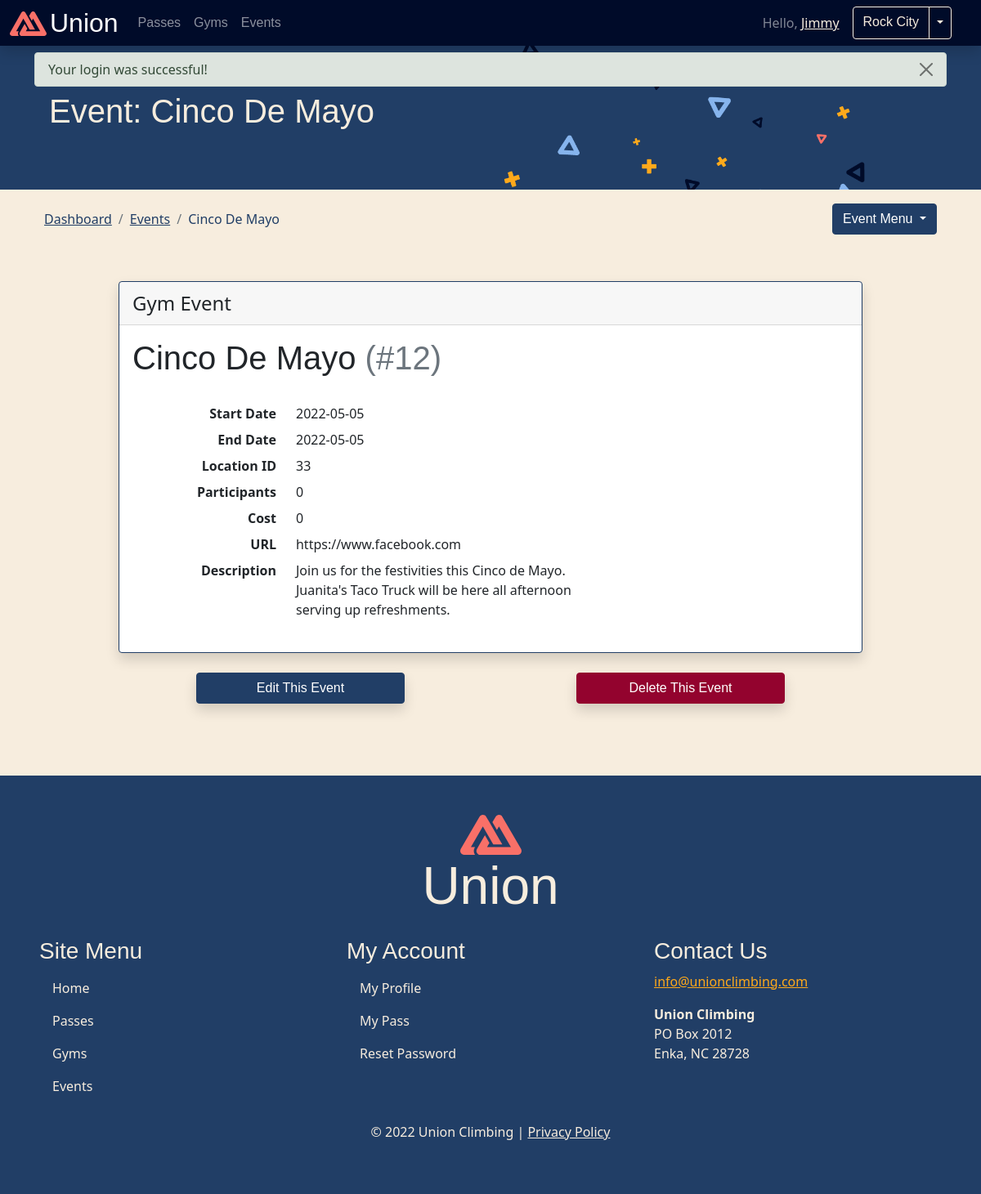
/app/shared/events/view.php?id=12 (signed in), run on the app's committed database.
### tables this page shows
CREATE TABLE `events` (
  `id` int(11) NOT NULL,
  `start_date` date DEFAULT NULL,
  `end_date` date DEFAULT NULL,
  `location_id` smallint(4) DEFAULT NULL,
  `event_name` varchar(64) DEFAULT NULL,
  `participants` smallint(3) NOT NULL DEFAULT 999,
  `cost` decimal(5,2) NOT NULL DEFAULT 0.00,
  `url` varchar(128) DEFAULT NULL,
  `photo_data` longtext NOT NULL DEFAULT '"/public/upload/event/default.png"',
  `description` tinytext DEFAULT NULL
);

### private/classes/DatabaseObject.class.php (called while the page is built, shortened)
<?php
class DatabaseObject {
  static protected $database;
  static protected $table_name = "";
  static public function set_database($database) {
    self::$database = $database;
  }
  static public function find_by_sql($sql) {
    $result = self::$database->query($sql);
    $object_array = [];
    while($record = $result->fetch_assoc()) {
      $object_array[] = static::instantiate($record);
    }
    return $object_array;
  }
  static public function find_by_id($id) {
    $sql = "SELECT * FROM " . static::$table_name . " ";
    $sql .= "WHERE id='" . self::$database->escape_string($id) . "'";
    $obj_array = static::find_by_sql($sql);
    if(!empty($obj_array)) {
      return array_shift($obj_array);
    } else {
      return false;
    }
  }
  static protected function instantiate($record) {
    $object = new static;
    foreach($record as $property => $value) {
      if(property_exists($object, $property)) {
        $value = isJSON($value) ? json_decode($value) : $value;
        $object->$property = $value;
      }
    }
    return $object;
  }
}
?>

### private/functions.php (called while the page is built, shortened)
<?php
function url_for($script_path) {
  if($script_path[0] != '/') {
    $script_path = "/" . $script_path;
  }
  return WWW_ROOT . $script_path;
}
function u($string="") {
  return h(urlencode($string));
}
function h($string="") {
  return htmlspecialchars($string);
}
function d($string="") {
  if ($string == "") {
    return '-';
  } else {
    return htmlspecialchars($string);
  }
}
function isJSON($string){
  return json_last_error() === JSON_ERROR_NONE;
}
?>

### private/initialize.php (called while the page is built, shortened)
<?php
  require_once('functions.php');
  require_once('status_error_functions.php');
  $session = new Session;
?>

### private/classes/Session.class.php (called while the page is built, shortened)
<?php
class Session {
  private function check_stored_login() {
    if(isset($_SESSION['user_id'])) {
      $this->user_id = $_SESSION['user_id'];
      $this->access_abv = $_SESSION['access_abv'];
    }
  }
  public function dashboard() {
        return url_for('/app/dashboard/index.php');
  }
}
?>

### private/classes/Permission.class.php (called while the page is built, shortened)
<?php
class Permission extends DatabaseObject {
  public static function test_location_user_permission($location_id, $user_id, $permission_abv){
    $sql = "SELECT group_permissions.location_id FROM group_permissions JOIN group_users ON group_permissions.group_id = group_users.group_id WHERE group_permissions.location_id='" . parent::$database->escape_string($location_id) . "' AND group_users.user_id='" . parent::$database->escape_string($user_id) . "' AND group_permissions.permission_abv='" . parent::$database->escape_string($permission_abv) . "'";
    $result = self::$database->query($sql);
    if($result->num_rows >0) {
      return true;
    } else {
    return false;
    }
  }
}

### public/app/shared/events/view.php (the view, shortened to what this page needs)
<?php
require_once($_SERVER['DOCUMENT_ROOT'] . '/private/initialize.php');
$id = $_GET['id'];
$event = Event::find_by_id($id);
$page_title = 'Event: ' . h($event->event_name);
include(SHARED_PATH . '/user-header.php');
?>
<header>
  <div class="p-5 bg-primary text-light">
    <div class="container-fluid py-3">
      <h1><?= $page_title ?></h1>
    </div>
  </div>
  <div class="container-md p-4">
    <div class="row justify-content-between">
      <nav aria-label="breadcrumb" class="col-auto">
        <ol class="breadcrumb">
          <li class="breadcrumb-item"><a class="link-primary" href="<?= $session->dashboard(); ?>">Dashboard</a></li>
          <li class="breadcrumb-item"><a class="link-primary" href="<?= url_for('app/shared/events/events.php'); ?>">Events</a></li>
          <li class="breadcrumb-item active text-primary" aria-current="page"><?= h($event->event_name) ?></li>
        </ol>
      </nav>
      <?php
        include_once('drop_menu.php');
      ?>
    </div>
  </div>
</header>
<main class="container-md p-4" id="main">
  <div class="card shadow col-md-10 mx-auto mb-4">
    <div class="card-header fs-4">Gym Event</div>
    <div class="card-body">
      <div class="row">
        <h1 class="card-title"><?= h($event->event_name); ?><span class="card-subtitle text-muted"> (#<?= h($event->id); ?>)</span></h1>
      </div>
      <div class="row mt-4">
        <div class="col-lg-8 order-lg-first">
          <div class="card-text">
            <dl class="row">
              <dt class="col-sm-4 text-sm-end">Start Date</dt>
              <dd class="col-sm-8"><?= d($event->start_date); ?></dd>
              <dt class="col-sm-4 text-sm-end">End Date</dt>
              <dd class="col-sm-8"><?= d($event->end_date); ?></dd>
              <dt class="col-sm-4 text-sm-end">Location ID</dt>
              <dd class="col-sm-8"><?= d($event->location_id); ?></dd>
              <dt class="col-sm-4 text-sm-end">Participants</dt>
              <dd class="col-sm-8"><?= d($event->participants); ?></dd>
              <dt class="col-sm-4 text-sm-end">Cost</dt>
              <dd class="col-sm-8"><?= d($event->cost); ?></dd>
              <dt class="col-sm-4 text-sm-end">URL</dt>
              <dd class="col-sm-8"><?= d($event->url); ?></dd>
              <dt class="col-sm-4 text-sm-end">Description</dt>
              <dd class="col-sm-8"><?= d($event->description); ?></dd>
            </dl>
          </div>
        </div>
      </div>
    </div>
  </div>
  <?php if(Permission::test_location_user_permission($event->location_id, $session->user_id, 'XE') || $session->access_abv == 'AA'){ ?>
  <div class="row justify-content-evenly" role="toolbar" aria-label="Event toolbar">
    <div class="col-sm-4 col-md-3 mb-3 d-grid">
      <a class="btn shadow btn-primary" href="<?= url_for('app/shared/events/edit.php?id='. u($event->id)); ?>">Edit This Event</a>
    </div>
    <div class="col-sm-4 col-md-3 mb-3 d-grid">
      <a class="btn shadow btn-danger" href="<?= url_for('app/shared/events/delete.php?id='. u($event->id)); ?>">Delete This Event</a>
    </div>
  </div>
  <?php } ?>
</main>
<?php include(SHARED_PATH . '/user-footer.php'); ?>

### public/css/style.css (style rules this page uses)
body { background-color: #F7EDDE !important; }
.navbar li.nav-item>a.nav-link, .navbar-brand, .btn { font-family: cubano-sharp, 'Cubano Sharp', sans-serif; }
header>div:first-child { background: url(/public/img/background.png); background-size: calc(70vw + 300px); background-repeat: no-repeat; }
.card, .accordion-item { border-color: var(--bs-primary); }

### data on the page
events: event_name "Event: Cinco De Mayo", event_name "Cinco De Mayo", id "12", start_date "2022-05-05", end_date "2022-05-05", location "33", participants "0", cost "0", url "https://www.facebook.com", description "Join us for the festivities this Cinco de Mayo. Juanita's Taco Truck will be here all afternoon serving up refreshments."

### other printed values
$session->name "Jimmy"
$session->gym_name "Rock City"
$msg "Your login was successful!"
